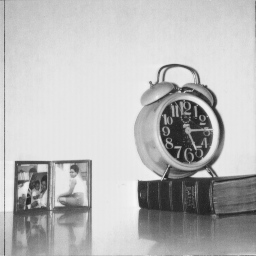
#> input picture clock.tiff, 256 x 256 px
$ python salt_and_pepper.py
#> lines starting #> are read from the running program, lines starting #| are printed output that depends on the picture
import numpy as np
from PIL import Image
from numpy import array
from numpy.linalg import norm
from scipy import ndimage
from skimage.io import imread


img = imread("clock.tiff")
#> img is the input picture: shape (256, 256); min 32, max 246, mean 186
l,m = img.shape
#> l = 256; m = 256
p = 0.25
s = 1 - p
img =img/511
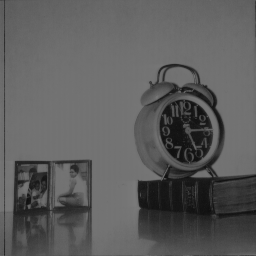
#> img: shape (256, 256) float64; min 0.0626, max 0.481, mean 0.364
output = np.zeros((l, m))
for i in range(l):
    for j in range(m):
        random_number = np.random.random()
        if random_number < p:
            output[i, j] = 0
        elif random_number > s:
            output[i, j] = 1
        else:
            output[i, j] = img[i, j]
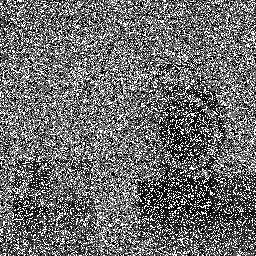
#> output: shape (256, 256) float64; min 0, max 1, mean 0.43
output = output * 511
output = Image.fromarray(output)
#> output: PIL image 256x256 F
output.show()
